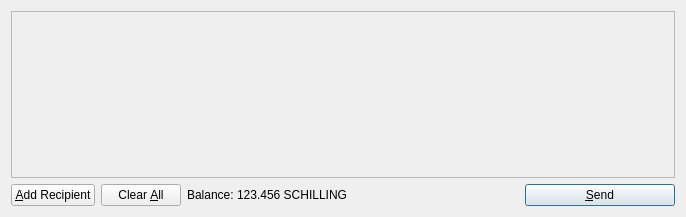
<?xml version="1.0" encoding="UTF-8"?>
<ui version="4.0">
 <class>SendCoinsDialog</class>
 <widget class="QDialog" name="SendCoinsDialog">
  <property name="geometry">
   <rect>
    <x>0</x>
    <y>0</y>
    <width>686</width>
    <height>217</height>
   </rect>
  </property>
  <property name="windowTitle">
   <string>Send Coins</string>
  </property>
  <layout class="QVBoxLayout" name="verticalLayout">
   <item>
    <widget class="QScrollArea" name="scrollArea">
     <property name="widgetResizable">
      <bool>true</bool>
     </property>
     <widget class="QWidget" name="scrollAreaWidgetContents">
      <property name="geometry">
       <rect>
        <x>0</x>
        <y>0</y>
        <width>666</width>
        <height>165</height>
       </rect>
      </property>
      <layout class="QVBoxLayout" name="verticalLayout_2">
       <property name="margin">
        <number>0</number>
       </property>
       <item>
        <layout class="QVBoxLayout" name="entries">
         <property name="spacing">
          <number>6</number>
         </property>
        </layout>
       </item>
       <item>
        <spacer name="verticalSpacer">
         <property name="orientation">
          <enum>Qt::Vertical</enum>
         </property>
         <property name="sizeHint" stdset="0">
          <size>
           <width>20</width>
           <height>40</height>
          </size>
         </property>
        </spacer>
       </item>
      </layout>
     </widget>
    </widget>
   </item>
   <item>
    <layout class="QHBoxLayout" name="horizontalLayout">
     <item>
      <widget class="QPushButton" name="addButton">
       <property name="toolTip">
        <string>Send to multiple recipients at once</string>
       </property>
       <property name="text">
        <string>&amp;Add Recipient</string>
       </property>
       <property name="icon">
        <iconset resource="../bitcoin.qrc">
         <normaloff>:/icons/add</normaloff>:/icons/add</iconset>
       </property>
       <property name="autoDefault">
        <bool>false</bool>
       </property>
      </widget>
     </item>
     <item>
      <widget class="QPushButton" name="clearButton">
       <property name="sizePolicy">
        <sizepolicy hsizetype="Minimum" vsizetype="Fixed">
         <horstretch>0</horstretch>
         <verstretch>0</verstretch>
        </sizepolicy>
       </property>
       <property name="toolTip">
        <string>Remove all transaction fields</string>
       </property>
       <property name="text">
        <string>Clear &amp;All</string>
       </property>
       <property name="icon">
        <iconset resource="../bitcoin.qrc">
         <normaloff>:/icons/remove</normaloff>:/icons/remove</iconset>
       </property>
       <property name="autoRepeatDelay">
        <number>300</number>
       </property>
       <property name="autoDefault">
        <bool>false</bool>
       </property>
      </widget>
     </item>
     <item>
      <layout class="QHBoxLayout" name="horizontalLayout_2">
       <property name="spacing">
        <number>3</number>
       </property>
       <item>
        <widget class="QLabel" name="label">
         <property name="text">
          <string>Balance:</string>
         </property>
        </widget>
       </item>
       <item>
        <widget class="QLabel" name="labelBalance">
         <property name="cursor">
          <cursorShape>IBeamCursor</cursorShape>
         </property>
         <property name="text">
          <string>123.456 SCHILLING</string>
         </property>
         <property name="textInteractionFlags">
          <set>Qt::LinksAccessibleByMouse|Qt::TextSelectableByKeyboard|Qt::TextSelectableByMouse</set>
         </property>
        </widget>
       </item>
      </layout>
     </item>
     <item>
      <spacer name="horizontalSpacer">
       <property name="orientation">
        <enum>Qt::Horizontal</enum>
       </property>
       <property name="sizeHint" stdset="0">
        <size>
         <width>40</width>
         <height>20</height>
        </size>
       </property>
      </spacer>
     </item>
     <item>
      <widget class="QPushButton" name="sendButton">
       <property name="minimumSize">
        <size>
         <width>150</width>
         <height>0</height>
        </size>
       </property>
       <property name="toolTip">
        <string>Confirm the send action</string>
       </property>
       <property name="text">
        <string>&amp;Send</string>
       </property>
       <property name="icon">
        <iconset resource="../bitcoin.qrc">
         <normaloff>:/icons/send</normaloff>:/icons/send</iconset>
       </property>
       <property name="default">
        <bool>true</bool>
       </property>
      </widget>
     </item>
    </layout>
   </item>
  </layout>
 </widget>
 <resources>
  <include location="../bitcoin.qrc"/>
 </resources>
 <connections/>
</ui>
